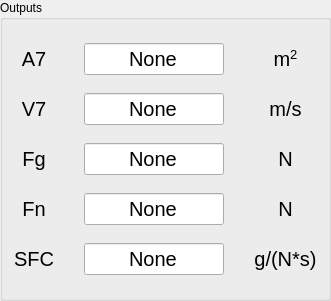
    <widget class="QGroupBox" name="groupBox_10">
     <property name="geometry">
      <rect>
       <x>170</x>
       <y>440</y>
       <width>331</width>
       <height>301</height>
      </rect>
     </property>
     <property name="title">
      <string>Outputs</string>
     </property>
     <layout class="QGridLayout" name="gridLayout">
      <property name="horizontalSpacing">
       <number>30</number>
      </property>
      <item row="1" column="2">
       <widget class="QLabel" name="label_23">
        <property name="font">
         <font>
          <pointsize>15</pointsize>
         </font>
        </property>
        <property name="text">
         <string>m/s</string>
        </property>
        <property name="alignment">
         <set>Qt::AlignCenter</set>
        </property>
       </widget>
      </item>
      <item row="2" column="0">
       <widget class="QLabel" name="label_18">
        <property name="font">
         <font>
          <pointsize>15</pointsize>
         </font>
        </property>
        <property name="text">
         <string>Fg</string>
        </property>
        <property name="alignment">
         <set>Qt::AlignCenter</set>
        </property>
       </widget>
      </item>
      <item row="4" column="1">
       <widget class="QLineEdit" name="lineEdit_36">
        <property name="enabled">
         <bool>true</bool>
        </property>
        <property name="font">
         <font>
          <pointsize>15</pointsize>
         </font>
        </property>
        <property name="text">
         <string>None</string>
        </property>
        <property name="alignment">
         <set>Qt::AlignCenter</set>
        </property>
       </widget>
      </item>
      <item row="4" column="2">
       <widget class="QLabel" name="label_64">
        <property name="font">
         <font>
          <pointsize>15</pointsize>
         </font>
        </property>
        <property name="text">
         <string>g/(N*s)</string>
        </property>
        <property name="alignment">
         <set>Qt::AlignCenter</set>
        </property>
       </widget>
      </item>
      <item row="3" column="2">
       <widget class="QLabel" name="label_27">
        <property name="font">
         <font>
          <pointsize>15</pointsize>
         </font>
        </property>
        <property name="text">
         <string>N</string>
        </property>
        <property name="alignment">
         <set>Qt::AlignCenter</set>
        </property>
       </widget>
      </item>
      <item row="4" column="0">
       <widget class="QLabel" name="label_63">
        <property name="font">
         <font>
          <pointsize>15</pointsize>
         </font>
        </property>
        <property name="text">
         <string>SFC</string>
        </property>
        <property name="alignment">
         <set>Qt::AlignCenter</set>
        </property>
       </widget>
      </item>
      <item row="3" column="1">
       <widget class="QLineEdit" name="lineEdit_13">
        <property name="enabled">
         <bool>true</bool>
        </property>
        <property name="font">
         <font>
          <pointsize>15</pointsize>
         </font>
        </property>
        <property name="text">
         <string>None</string>
        </property>
        <property name="alignment">
         <set>Qt::AlignCenter</set>
        </property>
       </widget>
      </item>
      <item row="3" column="0">
       <widget class="QLabel" name="label_19">
        <property name="font">
         <font>
          <pointsize>15</pointsize>
         </font>
        </property>
        <property name="text">
         <string>Fn</string>
        </property>
        <property name="alignment">
         <set>Qt::AlignCenter</set>
        </property>
       </widget>
      </item>
      <item row="0" column="2">
       <widget class="QLabel" name="label_20">
        <property name="font">
         <font>
          <pointsize>15</pointsize>
         </font>
        </property>
        <property name="text">
         <string>&lt;html&gt;&lt;head/&gt;&lt;body&gt;&lt;p&gt;m&lt;span style=&quot; vertical-align:super;&quot;&gt;2&lt;/span&gt;&lt;/p&gt;&lt;/body&gt;&lt;/html&gt;</string>
        </property>
        <property name="alignment">
         <set>Qt::AlignCenter</set>
        </property>
       </widget>
      </item>
      <item row="0" column="0">
       <widget class="QLabel" name="label_4">
        <property name="font">
         <font>
          <pointsize>15</pointsize>
         </font>
        </property>
        <property name="text">
         <string>A7</string>
        </property>
        <property name="alignment">
         <set>Qt::AlignCenter</set>
        </property>
       </widget>
      </item>
      <item row="1" column="1">
       <widget class="QLineEdit" name="lineEdit_11">
        <property name="enabled">
         <bool>true</bool>
        </property>
        <property name="font">
         <font>
          <pointsize>15</pointsize>
         </font>
        </property>
        <property name="text">
         <string>None</string>
        </property>
        <property name="alignment">
         <set>Qt::AlignCenter</set>
        </property>
       </widget>
      </item>
      <item row="0" column="1">
       <widget class="QLineEdit" name="lineEdit_4">
        <property name="enabled">
         <bool>true</bool>
        </property>
        <property name="font">
         <font>
          <pointsize>15</pointsize>
         </font>
        </property>
        <property name="text">
         <string>None</string>
        </property>
        <property name="alignment">
         <set>Qt::AlignCenter</set>
        </property>
       </widget>
      </item>
      <item row="1" column="0">
       <widget class="QLabel" name="label_17">
        <property name="font">
         <font>
          <pointsize>15</pointsize>
         </font>
        </property>
        <property name="text">
         <string>V7</string>
        </property>
        <property name="alignment">
         <set>Qt::AlignCenter</set>
        </property>
       </widget>
      </item>
      <item row="2" column="1">
       <widget class="QLineEdit" name="lineEdit_12">
        <property name="enabled">
         <bool>true</bool>
        </property>
        <property name="font">
         <font>
          <pointsize>15</pointsize>
         </font>
        </property>
        <property name="text">
         <string>None</string>
        </property>
        <property name="alignment">
         <set>Qt::AlignCenter</set>
        </property>
       </widget>
      </item>
      <item row="2" column="2">
       <widget class="QLabel" name="label_26">
        <property name="font">
         <font>
          <pointsize>15</pointsize>
         </font>
        </property>
        <property name="text">
         <string>N</string>
        </property>
        <property name="alignment">
         <set>Qt::AlignCenter</set>
        </property>
       </widget>
      </item>
     </layout>
    </widget>
